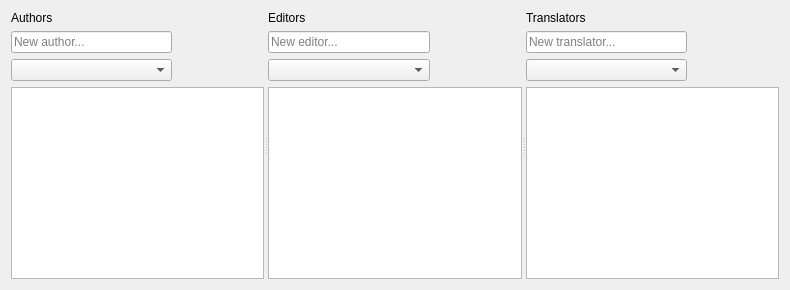
     <widget class="QWidget" name="tab">
      <attribute name="title">
       <string>Authors - Editors</string>
      </attribute>
      <layout class="QGridLayout" name="gridLayout_6">
       <item row="0" column="0">
        <widget class="QSplitter" name="splitter">
         <property name="orientation">
          <enum>Qt::Horizontal</enum>
         </property>
         <widget class="QWidget" name="layoutWidget">
          <layout class="QGridLayout" name="gridLayout_3">
           <item row="1" column="3">
            <widget class="QPushButton" name="NewAuthorButton">
             <property name="sizePolicy">
              <sizepolicy hsizetype="Fixed" vsizetype="Fixed">
               <horstretch>0</horstretch>
               <verstretch>0</verstretch>
              </sizepolicy>
             </property>
             <property name="toolTip">
              <string>Add new author</string>
             </property>
             <property name="text">
              <string/>
             </property>
             <property name="icon">
              <iconset resource="../images.qrc">
               <normaloff>:/images/list-add-user.svg</normaloff>:/images/list-add-user.svg</iconset>
             </property>
             <property name="iconSize">
              <size>
               <width>20</width>
               <height>20</height>
              </size>
             </property>
             <property name="flat">
              <bool>true</bool>
             </property>
            </widget>
           </item>
           <item row="2" column="3">
            <widget class="QPushButton" name="AddAuthorButton">
             <property name="sizePolicy">
              <sizepolicy hsizetype="Fixed" vsizetype="Fixed">
               <horstretch>0</horstretch>
               <verstretch>0</verstretch>
              </sizepolicy>
             </property>
             <property name="toolTip">
              <string>Insert to list</string>
             </property>
             <property name="text">
              <string/>
             </property>
             <property name="icon">
              <iconset resource="../images.qrc">
               <normaloff>:/images/list-add.svg</normaloff>:/images/list-add.svg</iconset>
             </property>
             <property name="flat">
              <bool>true</bool>
             </property>
            </widget>
           </item>
           <item row="3" column="0" colspan="5">
            <widget class="QListWidget" name="AuthorsList">
             <property name="styleSheet">
              <string notr="true"/>
             </property>
            </widget>
           </item>
           <item row="2" column="4">
            <widget class="QPushButton" name="RemoveAuthorButton">
             <property name="sizePolicy">
              <sizepolicy hsizetype="Fixed" vsizetype="Fixed">
               <horstretch>0</horstretch>
               <verstretch>0</verstretch>
              </sizepolicy>
             </property>
             <property name="toolTip">
              <string>Remove from list</string>
             </property>
             <property name="text">
              <string/>
             </property>
             <property name="icon">
              <iconset resource="../images.qrc">
               <normaloff>:/images/list-remove.svg</normaloff>:/images/list-remove.svg</iconset>
             </property>
             <property name="flat">
              <bool>true</bool>
             </property>
            </widget>
           </item>
           <item row="1" column="4">
            <widget class="QPushButton" name="DeleteAuthorButton">
             <property name="sizePolicy">
              <sizepolicy hsizetype="Fixed" vsizetype="Fixed">
               <horstretch>0</horstretch>
               <verstretch>0</verstretch>
              </sizepolicy>
             </property>
             <property name="toolTip">
              <string>Delete current author</string>
             </property>
             <property name="text">
              <string/>
             </property>
             <property name="icon">
              <iconset resource="../images.qrc">
               <normaloff>:/images/list-remove-user.svg</normaloff>:/images/list-remove-user.svg</iconset>
             </property>
             <property name="iconSize">
              <size>
               <width>20</width>
               <height>20</height>
              </size>
             </property>
             <property name="flat">
              <bool>true</bool>
             </property>
            </widget>
           </item>
           <item row="2" column="0" colspan="3">
            <widget class="QComboBox" name="AuthorsCombo">
             <property name="editable">
              <bool>false</bool>
             </property>
            </widget>
           </item>
           <item row="0" column="0" colspan="2">
            <widget class="QLabel" name="label_54">
             <property name="sizePolicy">
              <sizepolicy hsizetype="Maximum" vsizetype="Preferred">
               <horstretch>0</horstretch>
               <verstretch>0</verstretch>
              </sizepolicy>
             </property>
             <property name="text">
              <string>Authors</string>
             </property>
             <property name="alignment">
              <set>Qt::AlignLeading|Qt::AlignLeft|Qt::AlignVCenter</set>
             </property>
            </widget>
           </item>
           <item row="1" column="0" colspan="3">
            <widget class="QLineEdit" name="NewAuthorLine">
             <property name="placeholderText">
              <string>New author...</string>
             </property>
             <property name="clearButtonEnabled">
              <bool>true</bool>
             </property>
            </widget>
           </item>
           <item row="0" column="2" colspan="3">
            <widget class="QLabel" name="AuthorWarningLabel">
             <property name="sizePolicy">
              <sizepolicy hsizetype="MinimumExpanding" vsizetype="Preferred">
               <horstretch>0</horstretch>
               <verstretch>0</verstretch>
              </sizepolicy>
             </property>
             <property name="text">
              <string/>
             </property>
            </widget>
           </item>
          </layout>
         </widget>
         <widget class="QWidget" name="layoutWidget">
          <layout class="QGridLayout" name="gridLayout_4">
           <item row="2" column="3">
            <widget class="QPushButton" name="AddEditorButton">
             <property name="sizePolicy">
              <sizepolicy hsizetype="Fixed" vsizetype="Fixed">
               <horstretch>0</horstretch>
               <verstretch>0</verstretch>
              </sizepolicy>
             </property>
             <property name="toolTip">
              <string>Insert to list</string>
             </property>
             <property name="text">
              <string/>
             </property>
             <property name="icon">
              <iconset resource="../images.qrc">
               <normaloff>:/images/list-add.svg</normaloff>:/images/list-add.svg</iconset>
             </property>
             <property name="flat">
              <bool>true</bool>
             </property>
            </widget>
           </item>
           <item row="2" column="4">
            <widget class="QPushButton" name="RemoveEditorButton">
             <property name="sizePolicy">
              <sizepolicy hsizetype="Fixed" vsizetype="Fixed">
               <horstretch>0</horstretch>
               <verstretch>0</verstretch>
              </sizepolicy>
             </property>
             <property name="toolTip">
              <string>Remove from list</string>
             </property>
             <property name="text">
              <string/>
             </property>
             <property name="icon">
              <iconset resource="../images.qrc">
               <normaloff>:/images/list-remove.svg</normaloff>:/images/list-remove.svg</iconset>
             </property>
             <property name="flat">
              <bool>true</bool>
             </property>
            </widget>
           </item>
           <item row="3" column="0" colspan="5">
            <widget class="QListWidget" name="EditorsList"/>
           </item>
           <item row="1" column="4">
            <widget class="QPushButton" name="DeleteEditorButton">
             <property name="sizePolicy">
              <sizepolicy hsizetype="Fixed" vsizetype="Fixed">
               <horstretch>0</horstretch>
               <verstretch>0</verstretch>
              </sizepolicy>
             </property>
             <property name="toolTip">
              <string>Delete current editor</string>
             </property>
             <property name="text">
              <string/>
             </property>
             <property name="icon">
              <iconset resource="../images.qrc">
               <normaloff>:/images/list-remove-user.svg</normaloff>:/images/list-remove-user.svg</iconset>
             </property>
             <property name="iconSize">
              <size>
               <width>20</width>
               <height>20</height>
              </size>
             </property>
             <property name="flat">
              <bool>true</bool>
             </property>
            </widget>
           </item>
           <item row="1" column="3">
            <widget class="QPushButton" name="NewEditorButton">
             <property name="sizePolicy">
              <sizepolicy hsizetype="Fixed" vsizetype="Fixed">
               <horstretch>0</horstretch>
               <verstretch>0</verstretch>
              </sizepolicy>
             </property>
             <property name="toolTip">
              <string>Add new editor</string>
             </property>
             <property name="text">
              <string/>
             </property>
             <property name="icon">
              <iconset resource="../images.qrc">
               <normaloff>:/images/list-add-user.svg</normaloff>:/images/list-add-user.svg</iconset>
             </property>
             <property name="iconSize">
              <size>
               <width>20</width>
               <height>20</height>
              </size>
             </property>
             <property name="flat">
              <bool>true</bool>
             </property>
            </widget>
           </item>
           <item row="2" column="0" colspan="3">
            <widget class="QComboBox" name="EditorCombo">
             <property name="editable">
              <bool>false</bool>
             </property>
            </widget>
           </item>
           <item row="0" column="0" colspan="2">
            <widget class="QLabel" name="label_55">
             <property name="sizePolicy">
              <sizepolicy hsizetype="Maximum" vsizetype="Preferred">
               <horstretch>0</horstretch>
               <verstretch>0</verstretch>
              </sizepolicy>
             </property>
             <property name="text">
              <string>Editors</string>
             </property>
             <property name="alignment">
              <set>Qt::AlignLeading|Qt::AlignLeft|Qt::AlignVCenter</set>
             </property>
            </widget>
           </item>
           <item row="1" column="0" colspan="3">
            <widget class="QLineEdit" name="NewEditorLine">
             <property name="placeholderText">
              <string>New editor...</string>
             </property>
             <property name="clearButtonEnabled">
              <bool>true</bool>
             </property>
            </widget>
           </item>
           <item row="0" column="2" colspan="3">
            <widget class="QLabel" name="EditorWarningLabel">
             <property name="sizePolicy">
              <sizepolicy hsizetype="MinimumExpanding" vsizetype="Preferred">
               <horstretch>0</horstretch>
               <verstretch>0</verstretch>
              </sizepolicy>
             </property>
             <property name="text">
              <string/>
             </property>
            </widget>
           </item>
          </layout>
         </widget>
         <widget class="QWidget" name="layoutWidget">
          <layout class="QGridLayout" name="gridLayout_5">
           <item row="3" column="0" colspan="5">
            <widget class="QListWidget" name="TranslatorList"/>
           </item>
           <item row="2" column="4">
            <widget class="QPushButton" name="RemoveTranslatorButton">
             <property name="sizePolicy">
              <sizepolicy hsizetype="Fixed" vsizetype="Fixed">
               <horstretch>0</horstretch>
               <verstretch>0</verstretch>
              </sizepolicy>
             </property>
             <property name="toolTip">
              <string>Remove from list</string>
             </property>
             <property name="text">
              <string/>
             </property>
             <property name="icon">
              <iconset resource="../images.qrc">
               <normaloff>:/images/list-remove.svg</normaloff>:/images/list-remove.svg</iconset>
             </property>
             <property name="flat">
              <bool>true</bool>
             </property>
            </widget>
           </item>
           <item row="1" column="4">
            <widget class="QPushButton" name="DeleteTranslatorButton">
             <property name="sizePolicy">
              <sizepolicy hsizetype="Fixed" vsizetype="Fixed">
               <horstretch>0</horstretch>
               <verstretch>0</verstretch>
              </sizepolicy>
             </property>
             <property name="toolTip">
              <string>Delete current translator</string>
             </property>
             <property name="text">
              <string/>
             </property>
             <property name="icon">
              <iconset resource="../images.qrc">
               <normaloff>:/images/list-remove-user.svg</normaloff>:/images/list-remove-user.svg</iconset>
             </property>
             <property name="iconSize">
              <size>
               <width>20</width>
               <height>20</height>
              </size>
             </property>
             <property name="flat">
              <bool>true</bool>
             </property>
            </widget>
           </item>
           <item row="2" column="0" colspan="3">
            <widget class="QComboBox" name="TranslatorCombo">
             <property name="editable">
              <bool>false</bool>
             </property>
            </widget>
           </item>
           <item row="2" column="3">
            <widget class="QPushButton" name="AddTranslatorButton">
             <property name="sizePolicy">
              <sizepolicy hsizetype="Fixed" vsizetype="Fixed">
               <horstretch>0</horstretch>
               <verstretch>0</verstretch>
              </sizepolicy>
             </property>
             <property name="toolTip">
              <string>Insert to list</string>
             </property>
             <property name="text">
              <string/>
             </property>
             <property name="icon">
              <iconset resource="../images.qrc">
               <normaloff>:/images/list-add.svg</normaloff>:/images/list-add.svg</iconset>
             </property>
             <property name="flat">
              <bool>true</bool>
             </property>
            </widget>
           </item>
           <item row="1" column="3">
            <widget class="QPushButton" name="NewTranslatorButton">
             <property name="sizePolicy">
              <sizepolicy hsizetype="Fixed" vsizetype="Fixed">
               <horstretch>0</horstretch>
               <verstretch>0</verstretch>
              </sizepolicy>
             </property>
             <property name="toolTip">
              <string>Add new translator</string>
             </property>
             <property name="text">
              <string/>
             </property>
             <property name="icon">
              <iconset resource="../images.qrc">
               <normaloff>:/images/list-add-user.svg</normaloff>:/images/list-add-user.svg</iconset>
             </property>
             <property name="iconSize">
              <size>
               <width>20</width>
               <height>20</height>
              </size>
             </property>
             <property name="flat">
              <bool>true</bool>
             </property>
            </widget>
           </item>
           <item row="0" column="0" colspan="2">
            <widget class="QLabel" name="label_56">
             <property name="text">
              <string>Translators</string>
             </property>
             <property name="alignment">
              <set>Qt::AlignLeading|Qt::AlignLeft|Qt::AlignVCenter</set>
             </property>
            </widget>
           </item>
           <item row="1" column="0" colspan="3">
            <widget class="QLineEdit" name="NewTranslatorLine">
             <property name="placeholderText">
              <string>New translator...</string>
             </property>
             <property name="clearButtonEnabled">
              <bool>true</bool>
             </property>
            </widget>
           </item>
           <item row="0" column="2" colspan="3">
            <widget class="QLabel" name="TranslatorWarningLabel">
             <property name="sizePolicy">
              <sizepolicy hsizetype="MinimumExpanding" vsizetype="Preferred">
               <horstretch>0</horstretch>
               <verstretch>0</verstretch>
              </sizepolicy>
             </property>
             <property name="text">
              <string/>
             </property>
            </widget>
           </item>
          </layout>
         </widget>
        </widget>
       </item>
      </layout>
     </widget>
